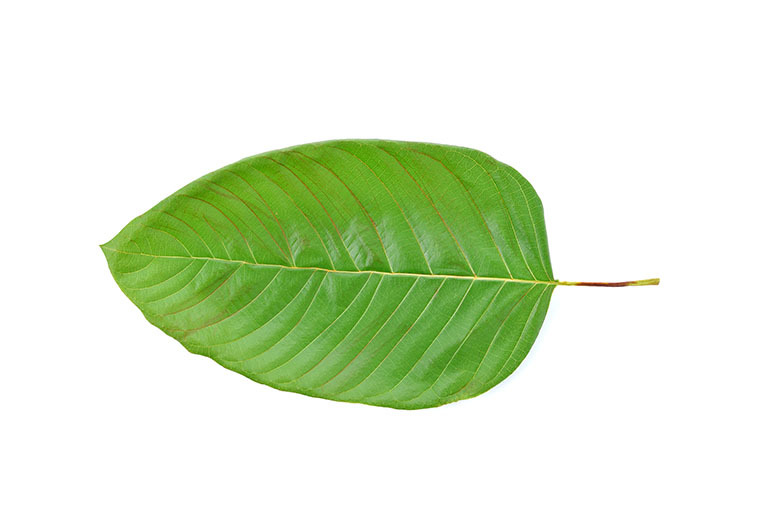
%> input picture matlab low image processing/kratomleaf_770.jpg, 770 x 513 px
$ octave Untitled.m   (GNU Octave 9; MATLAB toolbox functions it lacks are replaced by stand-ins)
%> lines starting %> are read from the running program, lines starting %| are printed output that depends on the picture; in (x1, y1, x2, y2) boxes, pixels count from 0 and x2, y2 are one past the last pixel; in counts of white or black regions, pixels touching at a corner belong together; the program's own positions count from 1
close all;
clear all;
clc;
i = imread('kratomleaf_770.jpg');
%> i is the input picture: size 513x770x3 uint8; mean R, G, B 220.5, 234, 207.9
g = rgb2gray(i);
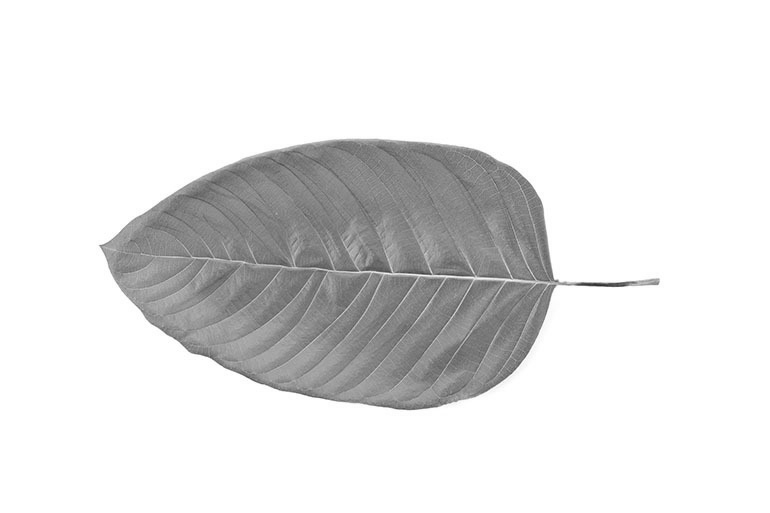
%> g: size 513x770 uint8; min 42, max 255, mean 227
% BW = edge(g,'Canny');
 BW = edge(g,'Canny',.03);
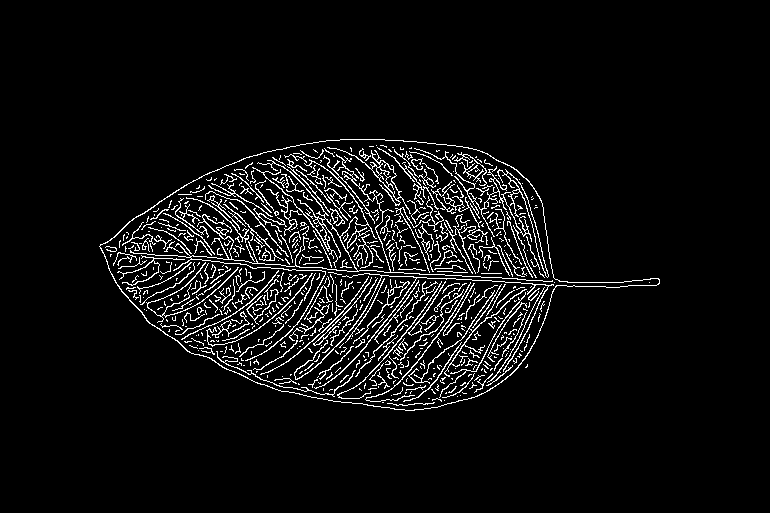
%> BW: size 513x770 logical; 5.6% white in thin lines or dots, all inside (x1, y1, x2, y2) = (99, 139, 660, 411)
% [4 lines of commented-out code are left out]
grayImage = double(g);
e = imcomplement(BW);
maskedRgbImage = bsxfun(@times, i, cast(e, 'like', i));
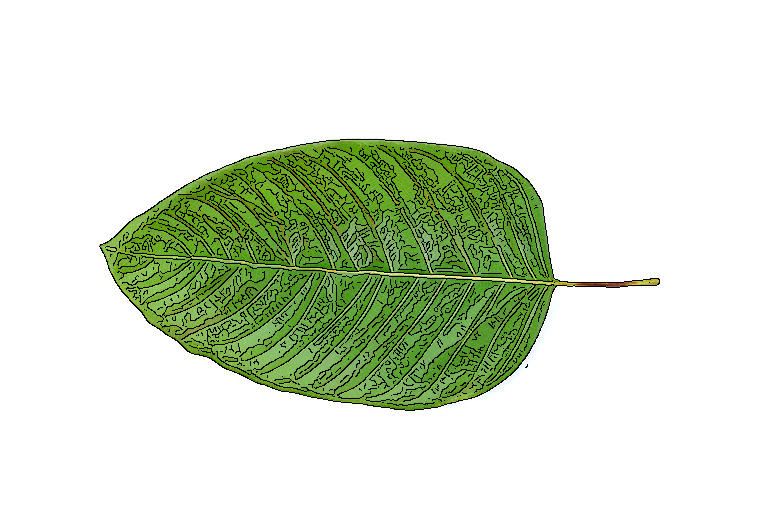
%> maskedRgbImage: size 513x770x3 uint8; mean R, G, B 214.2, 224.6, 204.5
imshow(maskedRgbImage);

$ run again, with matlab low image processing/27658832_334302630401052_1965109103_n.jpg copied over matlab low image processing/kratomleaf_770.jpg
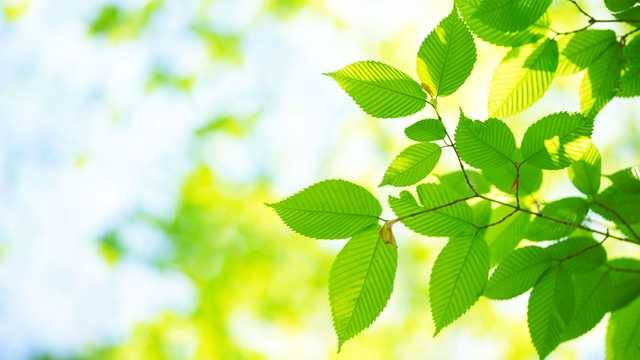
%> input picture matlab low image processing/27658832_334302630401052_1965109103_n.jpg, 640 x 360 px
%> i is the input picture: size 360x640x3 uint8; mean R, G, B 188, 223, 139.2
%> `BW = edge(g,'Canny',.03);`:
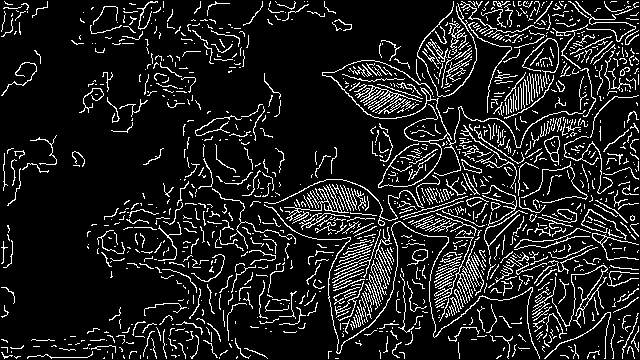
%> BW: size 360x640 logical; 11.9% white in thin lines or dots
%> e: size 360x640 logical; 88.1% white; black in thin lines or dots
%> `maskedRgbImage = bsxfun(@times, i, cast(e, 'like', i));`:
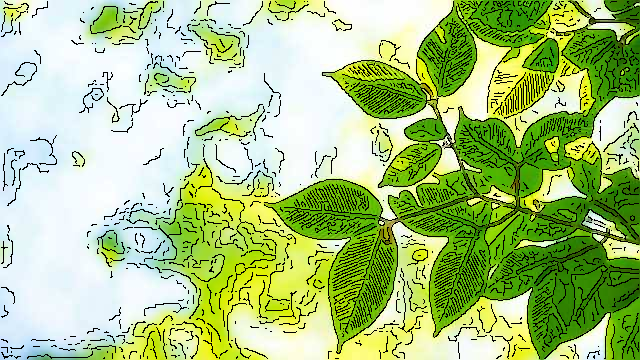
%> maskedRgbImage: size 360x640x3 uint8; mean R, G, B 169.7, 198.5, 130.4
